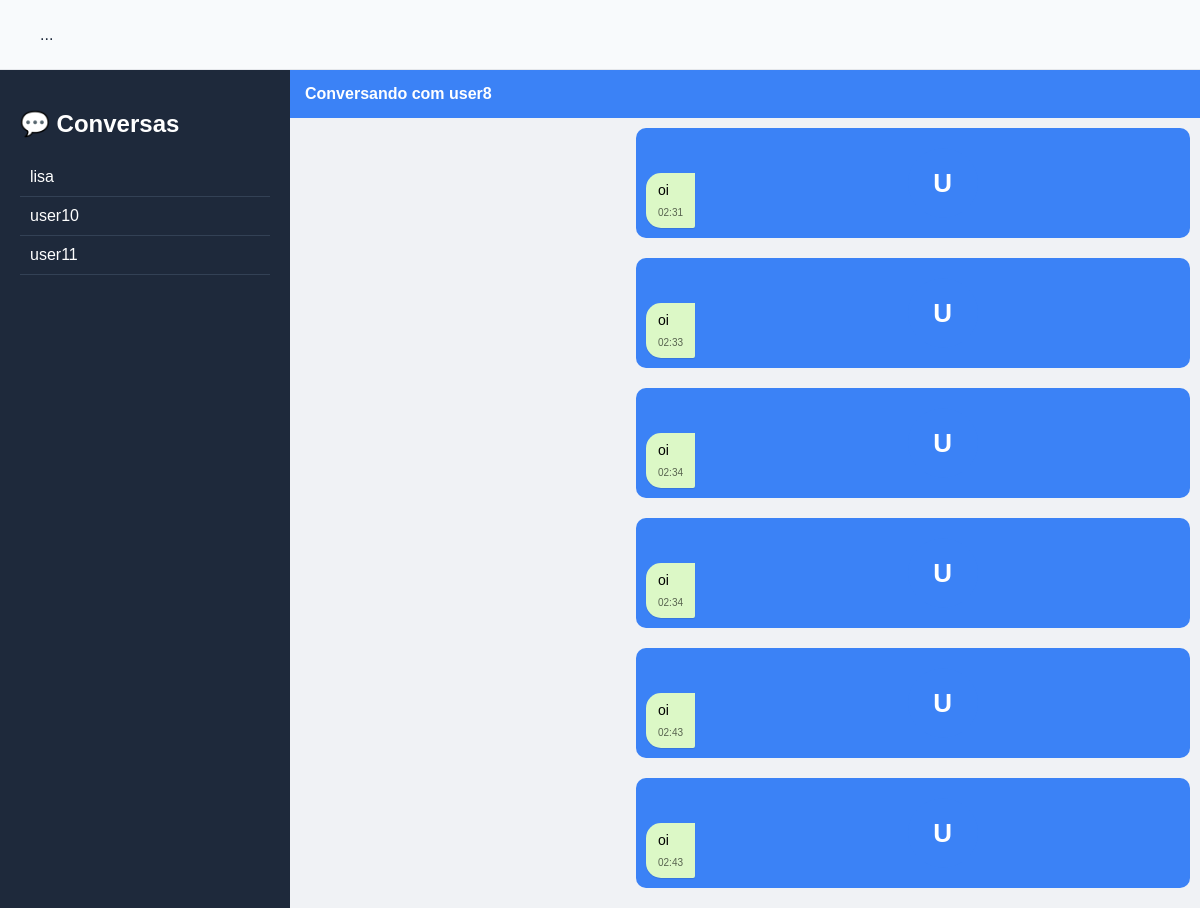
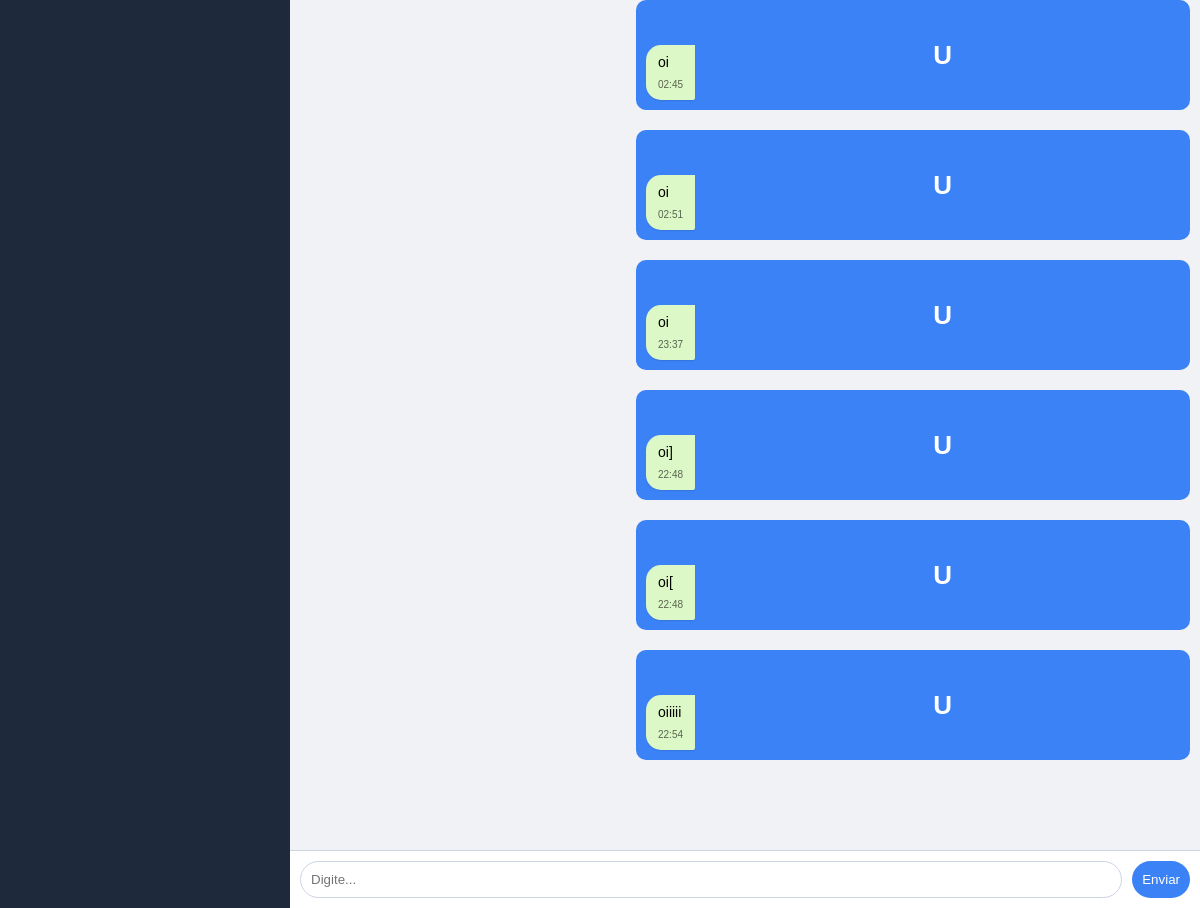
Page /chat/21/ (signed in) on the committed database (2 pictures, top to bottom).
### usuarios/models.py (models this page shows, shortened)
class Usuario(models.Model):
    username = models.CharField(max_length=100)
    password = models.CharField(max_length=100)
    idioma_nativo = models.CharField(max_length=50)
    idioma_aprendizado = models.CharField(max_length=50)
    interesses = models.CharField(max_length=200)
    foto = models.ImageField(upload_to='fotos/', blank=True, null=True)

class Mensagem(models.Model):
    remetente = models.ForeignKey(Usuario, on_delete=models.CASCADE, related_name='mensagens_enviadas')
    destinatario = models.ForeignKey(Usuario, on_delete=models.CASCADE, related_name='mensagens_recebidas')
    texto = models.TextField()
    criado_em = models.DateTimeField(auto_now_add=True)
    status = models.CharField(max_length=20, default='enviada')
    status = models.CharField(
    max_length=20,
    default='enviada'
)

### usuarios/views.py (the view)
# urls.py: path('chat/', views.chat, name='chat'),
def chat(request, user_id):
    usuario_logado = request.session.get('usuario_nome')
    if not usuario_logado:
        return redirect('home')
    de_usuario = Usuario.objects.filter(username=usuario_logado).first()
    para_usuario = Usuario.objects.get(id=user_id)
    mensagens = Mensagem.objects.filter(
        remetente__in=[de_usuario, para_usuario],
        destinatario__in=[de_usuario, para_usuario]
    ).order_by('criado_em')
    conversas = Mensagem.objects.filter(
        remetente=de_usuario
    ).values_list('destinatario', flat=True)
    conversas_recebidas = Mensagem.objects.filter(
        destinatario=de_usuario
    ).values_list('remetente', flat=True)
    usuarios_ids = set(list(conversas) + list(conversas_recebidas))
    usuarios_conversas = Usuario.objects.filter(id__in=usuarios_ids)
    return render(request, 'usuarios/chat.html', {
        'mensagens': mensagens,
        'destinatario': para_usuario,
        'usuarios_conversas': usuarios_conversas
    })

### usuarios/templates/usuarios/chat.html (shortened to what this page needs)
{% load static %}
<!DOCTYPE html>
<html>
<head>
    <link rel="stylesheet" href="{% static 'usuarios/style.css' %}">
</head>
<div class="navbar">
    ...
</div>
<div class="container">
    <div class="sidebar">
        <h2>💬 Conversas</h2>
        {% for u in usuarios_conversas %}
            <a href="/chat/{{ u.id }}/" style="color:white;text-decoration:none;">
                <div class="user">{{ u.username }}</div>
            </a>
        {% endfor %}
    </div>
    <div class="chat-area">
        <div class="chat-header">
            Conversando com {{ destinatario.username }}
        </div>
        <div class="chat-box" id="chat-box">
    {% for msg in mensagens %}
        <div class="message {% if msg.remetente.username == request.session.usuario_nome %}me{% else %}other{% endif %}">
            <div class="avatar">
                {{ msg.remetente.username|first|upper }}
            </div>
            <div class="bubble">
                {{ msg.texto }}
                <div class="time">
                    {{ msg.criado_em|date:"H:i" }}
                </div>
            </div>
        </div>
    {% endfor %}
</div>
    <div class="chat-input">
        <input type="text" id="mensagem" placeholder="Digite...">
        <button onclick="enviar()">Enviar</button>
    </div>
</div>
</body>
</html>

### usuarios/static/usuarios/style.css (style rules this page uses)
.avatar { width: 70px; height: 70px; border-radius: 50%; background: #3b82f6; color: white; display: flex; align-items: center; justify-content: center; font-size: 26px; font-weight: bold; margin: 10px auto; }
.container { display: flex; height: 100vh; }
.sidebar { width: 250px; background: #1e293b; color: white; padding: 20px; }
.user { padding: 10px; border-bottom: 1px solid #334155; cursor: pointer; }
.chat-area { flex: 1; display: flex; flex-direction: column; }
.chat-header { background: #3b82f6; color: white; padding: 15px; font-weight: bold; }
.chat-box { flex: 1; padding: 20px; overflow-y: auto; display: flex; flex-direction: column; gap: 10px; background: #f1f5f9; }
.message { display: flex; align-items: flex-end; gap: 10px; max-width: 70%; }
.me { align-self: flex-end; flex-direction: row-reverse; }
.bubble { padding: 10px 15px; border-radius: 15px; }
.me .bubble { background: #3b82f6; color: white; border-bottom-right-radius: 2px; }
.time { font-size: 10px; margin-top: 5px; opacity: 0.6; }
.chat-input { display: flex; padding: 15px; background: white; border-top: 1px solid #cbd5e1; }
.chat-input input { flex: 1; padding: 12px; border-radius: 20px; border: 1px solid #cbd5e1; outline: none; }
.chat-input button { margin-left: 10px; padding: 10px 20px; border-radius: 20px; background: #3b82f6; color: white; border: none; cursor: pointer; }
.chat-header { background: #3b82f6; color: white; padding: 12px 20px; display: flex; align-items: center; }
.navbar { width: 100%; height: 70px; background: #f8fafc; display: flex; justify-content: space-between; align-items: center; padding: 0 40px; box-sizing: border-box; border-bottom: 1px solid #e5e7eb; }
.message { display: flex; width: 100%; margin-bottom: 10px; }
.message.me { justify-content: flex-end; }
.bubble { padding: 8px 12px; border-radius: 18px; max-width: 60%; word-wrap: break-word; position: relative; font-size: 14px; line-height: 1.4; }
.me .bubble { background-color: #007bff; color: white; border-bottom-right-radius: 2px; }
#chat-box { display: flex; flex-direction: column; padding: 10px; height: 400px; overflow-y: auto; background: #f0f2f5; }
.message { display: flex; width: 100%; margin-bottom: 8px; }
.bubble { padding: 8px 12px; border-radius: 15px; max-width: 65%; word-wrap: break-word; font-size: 14px; position: relative; box-shadow: 0 1px 1px rgba(0,0,0,0.1); }
.me .bubble { background-color: #dcf8c6; color: #000; border-top-right-radius: 0; }

### usuarios/templates/usuarios/chat.html (style rules this page uses)
.container { display: flex; height: 100vh; }
.sidebar { width: 250px; background: #1e293b; color: white; padding: 20px; }
.user { padding: 10px; border-bottom: 1px solid #334155; cursor: pointer; }
.chat-area { flex: 1; display: flex; flex-direction: column; }
.chat-header { background: #3b82f6; color: white; padding: 15px; }
.chat-box { flex: 1; padding: 20px; overflow-y: auto; display: flex; flex-direction: column; }
.message { max-width: 60%; padding: 10px; margin-bottom: 10px; border-radius: 10px; }
.me { background: #3b82f6; color: white; align-self: flex-end; }
.time { font-size: 10px; opacity: 0.6; text-align: right; }
.chat-input { display: flex; padding: 10px; background: white; }
.chat-input input { flex: 1; padding: 10px; }
.chat-input button { margin-left: 10px; background: #3b82f6; color: white; border: none; padding: 10px; }

### rows in the picture
Usuario: username "lisa"
Usuario: username "user10"
Usuario: username "user11"
Usuario: username "user8"
Mensagem: remetente.username|first "U", texto "oi", criado_em "02:31"
Mensagem: remetente.username|first "U", texto "oi", criado_em "02:33"
Mensagem: remetente.username|first "U", texto "oi", criado_em "02:34"
Mensagem: remetente.username|first "U", texto "oi", criado_em "02:34"
Mensagem: remetente.username|first "U", texto "oi", criado_em "02:43"
Mensagem: remetente.username|first "U", texto "oi", criado_em "02:43"
Mensagem: remetente.username|first "U", texto "oi", criado_em "02:45"
Mensagem: remetente.username|first "U", texto "oi", criado_em "02:51"
Mensagem: remetente.username|first "U", texto "oi", criado_em "23:37"
Mensagem: remetente.username|first "U", texto "oi]", criado_em "22:48"
Mensagem: remetente.username|first "U", texto "oi[", criado_em "22:48"
Mensagem: remetente.username|first "U", texto "oiiiii", criado_em "22:54"
